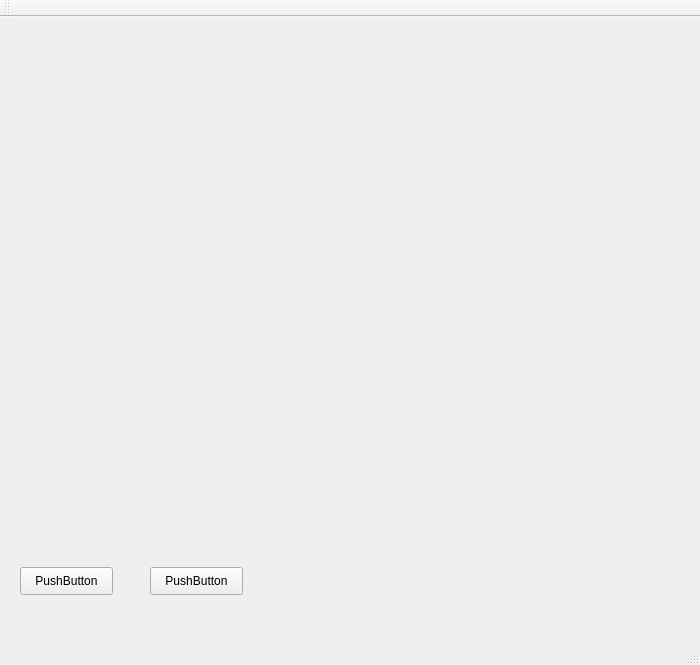
<?xml version="1.0" encoding="UTF-8"?>
<ui version="4.0">
 <class>MainWindow</class>
 <widget class="QMainWindow" name="MainWindow">
  <property name="geometry">
   <rect>
    <x>0</x>
    <y>0</y>
    <width>700</width>
    <height>665</height>
   </rect>
  </property>
  <property name="minimumSize">
   <size>
    <width>0</width>
    <height>0</height>
   </size>
  </property>
  <property name="windowTitle">
   <string>MainWindow</string>
  </property>
  <widget class="QWidget" name="centralWidget">
   <property name="minimumSize">
    <size>
     <width>700</width>
     <height>600</height>
    </size>
   </property>
   <widget class="QPushButton" name="pushButton">
    <property name="geometry">
     <rect>
      <x>20</x>
      <y>550</y>
      <width>93</width>
      <height>28</height>
     </rect>
    </property>
    <property name="text">
     <string>PushButton</string>
    </property>
   </widget>
   <widget class="QPushButton" name="pushButton_2">
    <property name="geometry">
     <rect>
      <x>150</x>
      <y>550</y>
      <width>93</width>
      <height>28</height>
     </rect>
    </property>
    <property name="text">
     <string>PushButton</string>
    </property>
   </widget>
  </widget>
  <widget class="QMenuBar" name="menuBar">
   <property name="geometry">
    <rect>
     <x>0</x>
     <y>0</y>
     <width>700</width>
     <height>26</height>
    </rect>
   </property>
  </widget>
  <widget class="QToolBar" name="mainToolBar">
   <attribute name="toolBarArea">
    <enum>TopToolBarArea</enum>
   </attribute>
   <attribute name="toolBarBreak">
    <bool>false</bool>
   </attribute>
  </widget>
  <widget class="QStatusBar" name="statusBar"/>
 </widget>
 <layoutdefault spacing="6" margin="11"/>
 <resources/>
 <connections/>
</ui>
